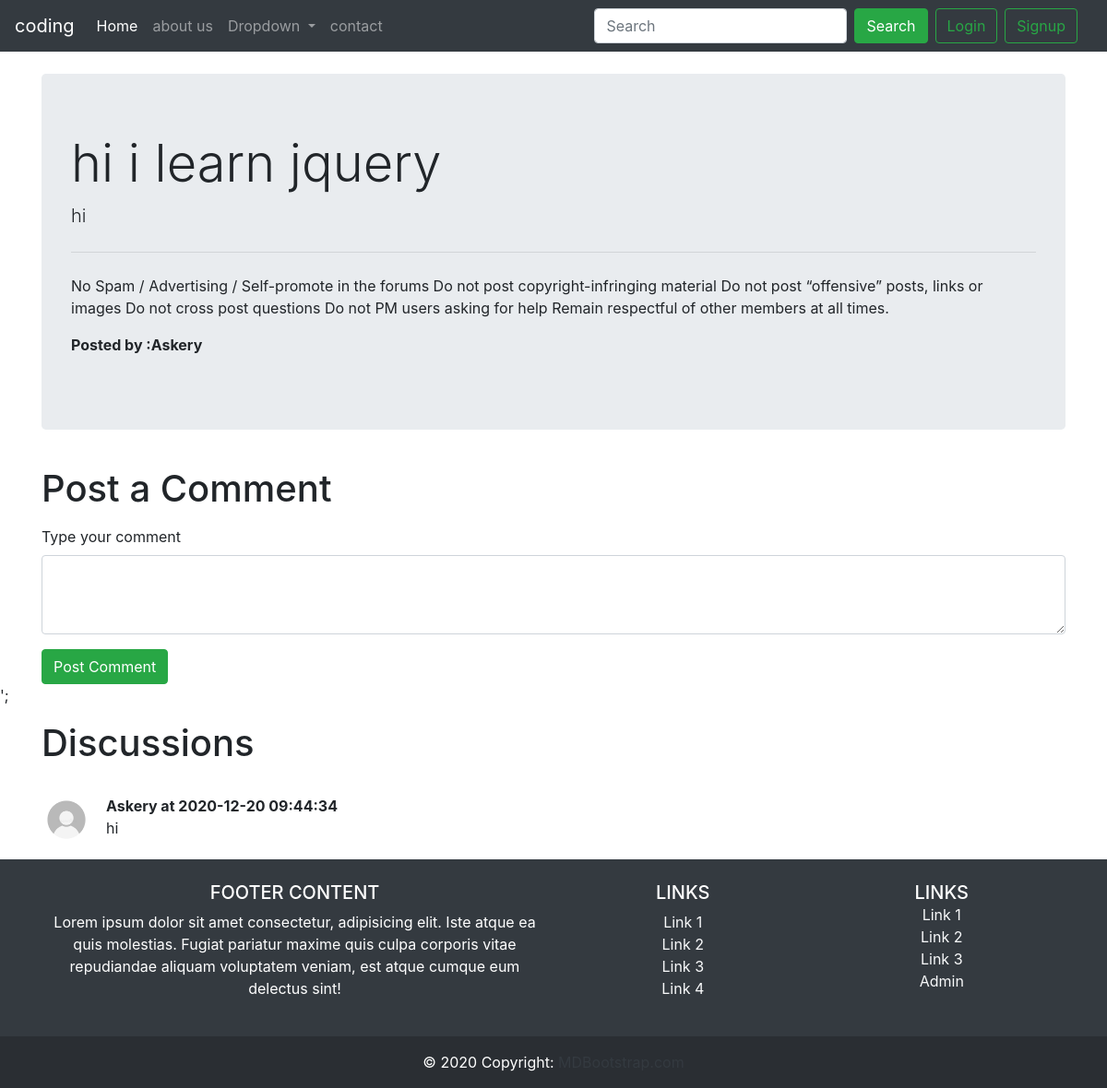
Screenshot of /thread.php?threadid=4 with the database file from the repository.
### tables this page shows
CREATE TABLE IF NOT EXISTS `threads` (
  `thread_id` int(7) NOT NULL AUTO_INCREMENT,
  `thread_title` varchar(255) NOT NULL,
  `thread_desc` text NOT NULL,
  `thread_cat_id` int(7) NOT NULL,
  `thread_user_id` int(7) NOT NULL,
  `timestamp` datetime NOT NULL DEFAULT CURRENT_TIMESTAMP,
  PRIMARY KEY (`thread_id`)
);

CREATE TABLE IF NOT EXISTS `comments` (
  `comment_id` int(8) NOT NULL AUTO_INCREMENT,
  `comment_content` text NOT NULL,
  `thread_id` int(8) NOT NULL,
  `comment_by` varchar(255) NOT NULL,
  `comment_time` datetime NOT NULL DEFAULT CURRENT_TIMESTAMP,
  PRIMARY KEY (`comment_id`)
);

### thread.php (the view, shortened to what this page needs)
<!doctype html>
<html lang="en">
<head>
    <link rel="stylesheet" href="https://cdn.jsdelivr.net/npm/bootstrap@4.5.3/dist/css/bootstrap.min.css"
>
</head>
<body>
    <?php include 'pars/header.php' ?>
    <?php include 'pars/connection.php' ?>
    <?php
$id = $_GET['threadid'];
$sql = "SELECT * FROM `threads` WHERE thread_id=$id";
$result = mysqli_query($conn, $sql);
while($row = mysqli_fetch_assoc($result)){
    $title = $row['thread_title'];
    $desc = $row['thread_desc'];
    }
    ?>
    <div class="container my-4">
        <div class="jumbotron">
            <h1 class="display-4"><?php echo $title ?></h1>
            <p class="lead"><?php echo $desc ?></p>
            <hr class="my-4">
            <p>No Spam / Advertising / Self-promote in the forums
                Do not post copyright-infringing material
                Do not post “offensive” posts, links or images
                Do not cross post questions
                Do not PM users asking for help
                Remain respectful of other members at all times. </p>
            <p><b>Posted by :Askery</b></p>
        </div>
    </div>
    <div class="container">
        <h1 class="py-2">Post a Comment</h1>
        <form action="<?php echo $_SERVER["REQUEST_URI"]; ?>" method="post">
            <div class="form-group">
                <label for="exampleFormControlTextarea1">Type your comment</label>
                <textarea class="form-control" id="comment" name="comment" rows="3"></textarea>
            </div>
            <button type="submit" class="btn btn-success">Post Comment</button>
        </form>
    </div>';
    <div class="container">
        <h1 class="py-3">Discussions</h1>
<?php
         $id = $_GET['threadid'];
    $sql = "SELECT * FROM `comments` WHERE thread_id=$id";
         $result = mysqli_query($conn, $sql);
         while($row = mysqli_fetch_assoc($result)){
        $content = $row['comment_content'];
          $comment_time = $row['comment_time'];
            echo '<div class="media my-3">
            <img src="img/userd.png" width="54px" class="mr-3" alt="...">
            <div class="media-body">
              <p class="font-weight-bold my-0">Askery at '.  $comment_time. '</p>
                '.$content.'
            </div>
        </div>';
    }
    ?>
    </div>
    <?php include 'pars/footer.php'  ?>
</body>
</html>

### rows the page displays
threads: thread_title "hi i learn jquery", thread_desc "hi"
comments: comment_time "2020-12-20 09:44:34", comment_content "hi"
